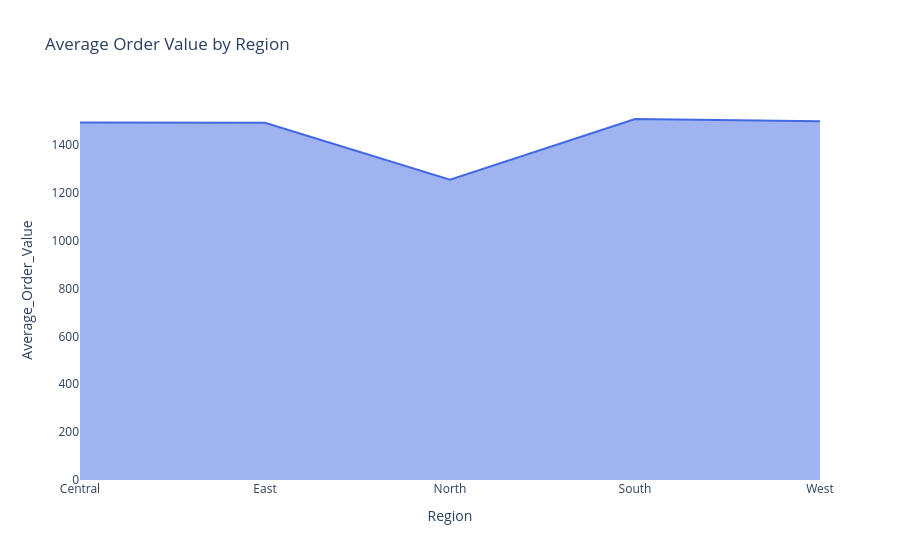

This figure's notebook cell:
### Code cell
#Average Order Sales by Region-Which regions have higher-value orders on average?
fig = px.area(
    average_order,
    x="Region",
    y="Average_Order_Value",
    title="Average Order Value by Region",
)

fig.update_traces(line_color="royalblue")
fig.update_layout(plot_bgcolor="white")
fig.show()

### Figure 1 — Plotly figure (JSON) as saved in the notebook; plotly's stock layout.template omitted (floating-point values rounded to 4 significant figures)
{"data": [{"fillpattern": {"shape": ""}, "hovertemplate": "Region=%{x}<br>Average_Order_Value=%{y}<extra></extra>", "legendgroup": "", "line": {"color": "royalblue"}, "marker": {"symbol": "circle"}, "mode": "lines", "name": "", "orientation": "v", "showlegend": false, "stackgroup": "1", "type": "scatter", "x": ["Central", "East", "North", "South", "West"], "xaxis": "x", "y": [1493.0, 1492.0, 1254, 1507.0, 1498.0], "yaxis": "y"}], "layout": {"autosize": true, "legend": {"tracegroupgap": 0}, "plot_bgcolor": "white", "title": {"text": "Average Order Value by Region"}, "xaxis": {"anchor": "y", "autorange": true, "domain": [0, 1], "range": [0, 4], "title": {"text": "Region"}, "type": "category"}, "yaxis": {"anchor": "x", "autorange": true, "domain": [0, 1], "range": [0, 1587.0], "title": {"text": "Average_Order_Value"}, "type": "linear"}}}
